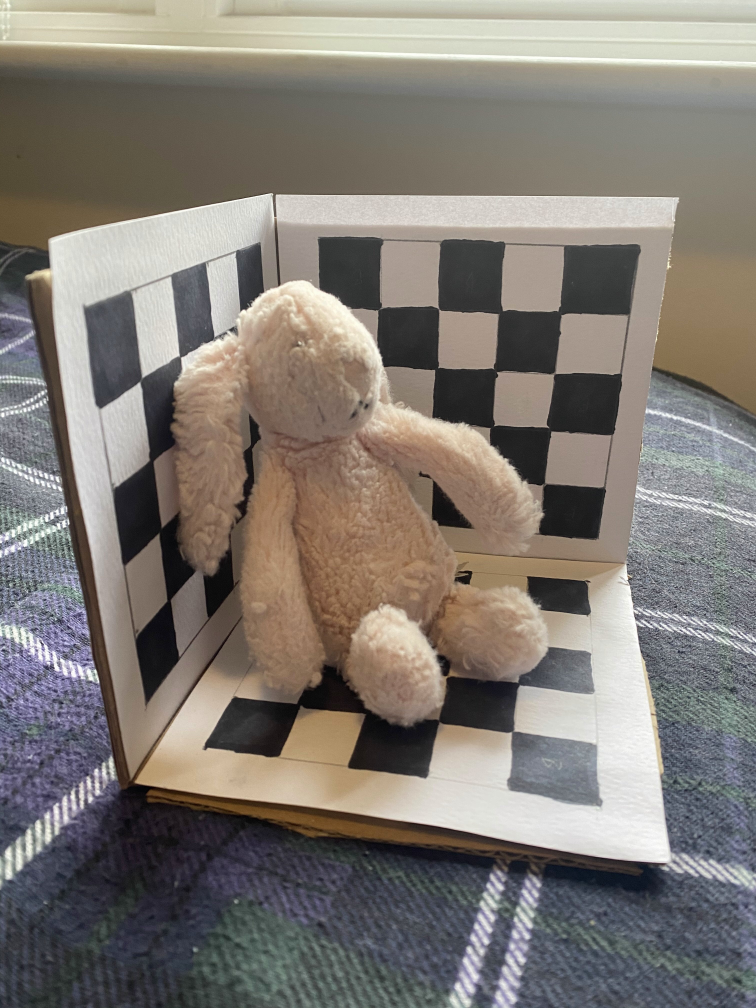
#> input picture Task_2_code/FD_01.jpg, 3024 x 4032 px (shown at 1/4 size)
$ python keypoints_WITH_GRID.py
#> lines starting #> are read from the running program, lines starting #| are printed output that depends on the picture; after the words box and inside, x2 and y2 are one past the last pixel; in counts of white or black regions, pixels touching at a corner belong together
import numpy as np
import cv2
from matplotlib import pyplot as plt

# read image
orgS = cv2.imread('FD_01.jpg')
#> orgS is the input picture: shape (4032, 3024, 3); mean B, G, R 115.5, 121.9, 128.1
# Resize image
img = cv2.resize(orgS, (400, 450))
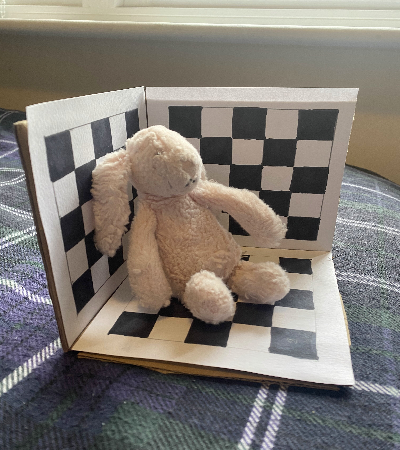
#> img: shape (450, 400, 3); mean B, G, R 115.4, 121.8, 128

## This is the SHI-TOMASI Corner Method
gray_img = cv2.cvtColor(img, cv2.COLOR_BGR2GRAY)
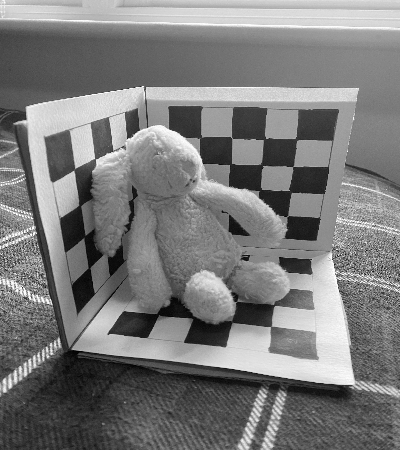
#> gray_img: shape (450, 400); min 0, max 255, mean 122.9

corners = cv2.goodFeaturesToTrack(gray_img, maxCorners=50, qualityLevel=0.02, minDistance=20)
#> corners = 50 rows, first 8: [127, 137], [143, 86], [46, 347], [73, 171], [265, 396], [72, 348], [338, 280], [96, 159]
corners = np.float32(corners)

for item in corners:
    x, y = item[0]
    cv2.circle(img, (x, y), 6, (0, 255, 0), -1)
#> this loop made 50 passes
#> (x, y) on passes 1 to 12: (127, 137), (143, 86), (46, 347), (73, 171), (265, 396), (72, 348), (338, 280), (96, 159), (26, 119), (20, 366), (248, 423), (34, 232)
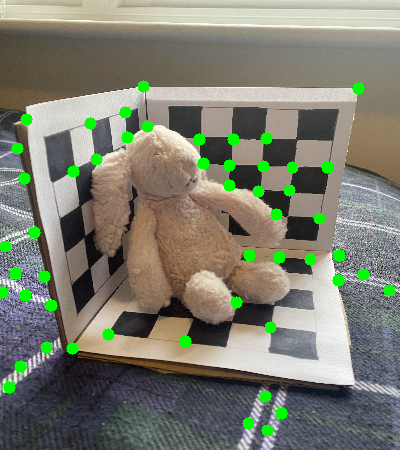
#> img: shape (450, 400, 3); 3.12% of pixels changed, all inside (x1, y1, x2, y2) = (0, 80, 396, 437)

# This is the ORB method
orb = cv2.ORB_create(nfeatures=2000)
kp, des = orb.detectAndCompute(gray_img, None)
#> kp = 1944 keypoints; strongest (x, y, size): (128, 136, 31), (96, 161, 31), (34, 233, 31), (144, 89, 31)

kp_img = cv2.drawKeypoints(img, kp, None, color=(0, 255, 0), flags=0)
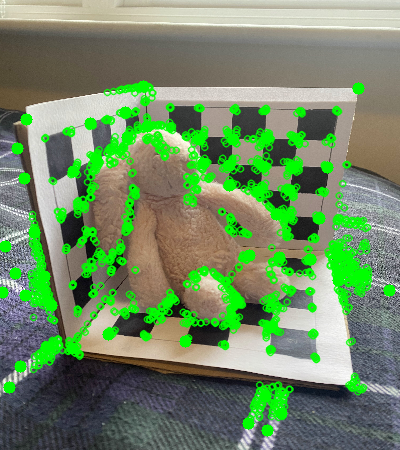
#> kp_img: shape (450, 400, 3); mean B, G, R 100.8, 139.6, 111.9

cv2.imshow('ORB', kp_img)
cv2.imshow('Shi-Tomasi', img)
cv2.waitKey(0)

$ run again, with Task_2_code/HG_03.jpg copied over Task_2_code/FD_01.jpg
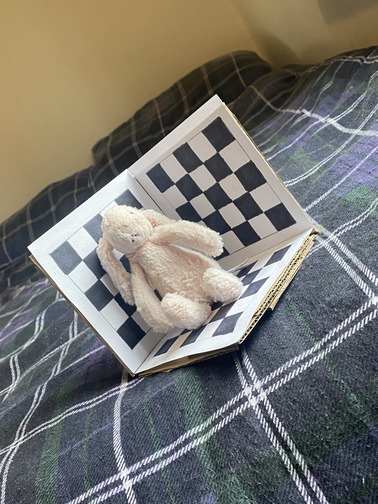
#> input picture Task_2_code/HG_03.jpg, 378 x 504 px
#> orgS is the input picture: shape (504, 378, 3); mean B, G, R 110.8, 116.7, 119
#> corners = 50 rows, first 8: [288, 275], [29, 220], [327, 443], [312, 198], [235, 224], [263, 197], [202, 399], [247, 154]
#> the loop `for item in corners:` made 50 passes
#> after the loop `for item in corners:`:
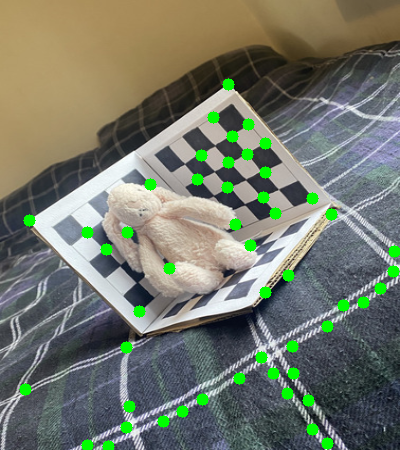
#> img: shape (450, 400, 3); mean B, G, R 106.5, 120.5, 114.9
#> kp = 1976 keypoints; strongest (x, y, size): (229, 85, 31), (228, 85, 44.6), (237, 222, 31), (288, 275, 31)
#> `kp_img = cv2.drawKeypoints(img, kp, None, color=(0, 255, 0), flags=0)`:
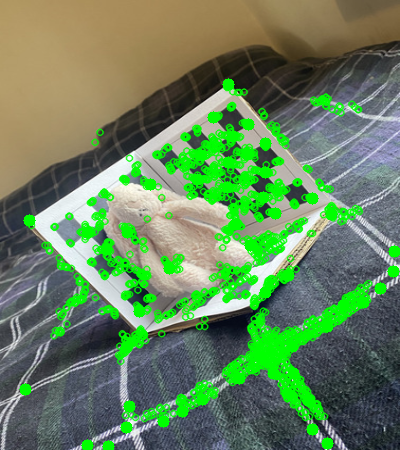
#> kp_img: shape (450, 400, 3); mean B, G, R 93.6, 132.9, 102.5

$ run again, with Task_2_code/HG_06.jpg copied over Task_2_code/FD_01.jpg
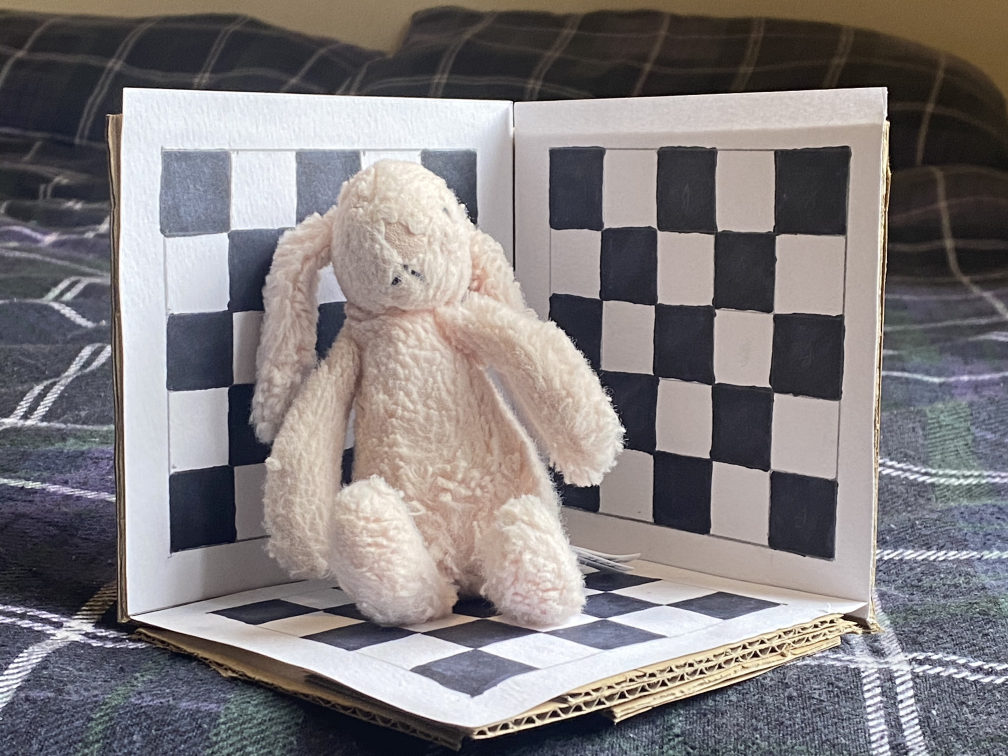
#> input picture Task_2_code/HG_06.jpg, 4032 x 3024 px (shown at 1/4 size)
#> orgS is the input picture: shape (3024, 4032, 3); mean B, G, R 125.3, 123.9, 128.7
#> corners = 50 rows, first 8: [274, 396], [351, 52], [49, 52], [330, 370], [233, 412], [299, 390], [192, 436], [255, 410]
#> the loop `for item in corners:` made 50 passes
#> after the loop `for item in corners:`:
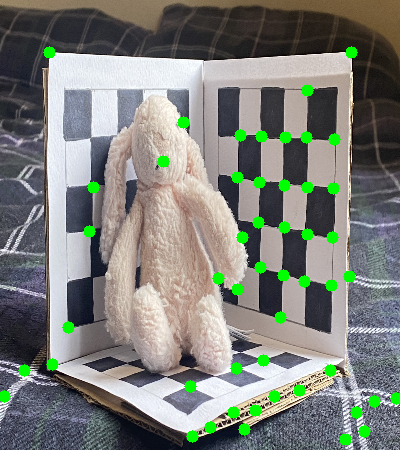
#> img: shape (450, 400, 3); mean B, G, R 121.2, 127.8, 124.4
#> kp = 1914 keypoints; strongest (x, y, size): (349, 52, 31), (351, 53, 31), (247, 414, 31), (237, 418, 31)
#> `kp_img = cv2.drawKeypoints(img, kp, None, color=(0, 255, 0), flags=0)`:
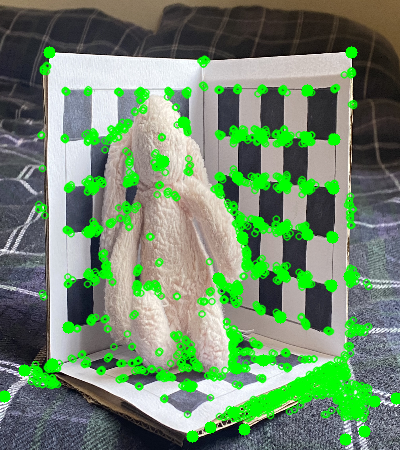
#> kp_img: shape (450, 400, 3); mean B, G, R 108.1, 139, 110.9

$ run again, with Task_2_code/HG_no_grid_01.jpg copied over Task_2_code/FD_01.jpg
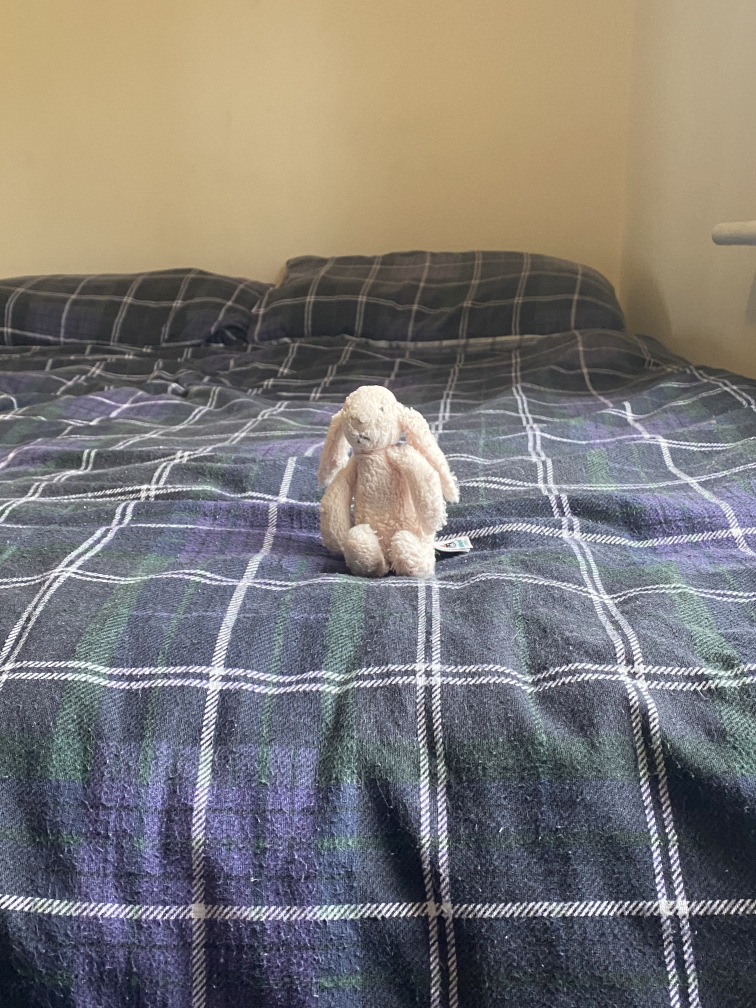
#> input picture Task_2_code/HG_no_grid_01.jpg, 3024 x 4032 px (shown at 1/4 size)
#> orgS is the input picture: shape (4032, 3024, 3); mean B, G, R 117.6, 120.5, 124.6
#> corners = 50 rows, first 8: [231, 246], [364, 442], [219, 300], [363, 402], [387, 407], [171, 411], [343, 356], [235, 361]
#> the loop `for item in corners:` made 50 passes
#> after the loop `for item in corners:`:
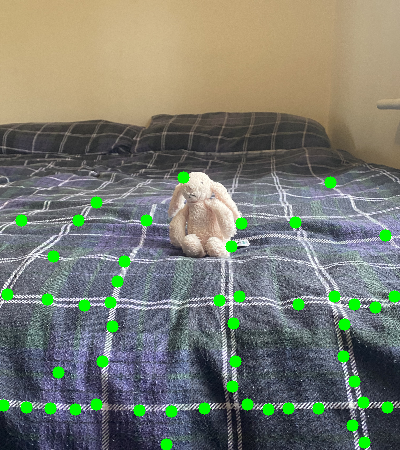
#> img: shape (450, 400, 3); mean B, G, R 112.9, 124.2, 120.3
#> kp = 1944 keypoints; strongest (x, y, size): (232, 246, 31), (233, 248, 37.2), (230, 245, 31), (357, 408, 31)
#> `kp_img = cv2.drawKeypoints(img, kp, None, color=(0, 255, 0), flags=0)`:
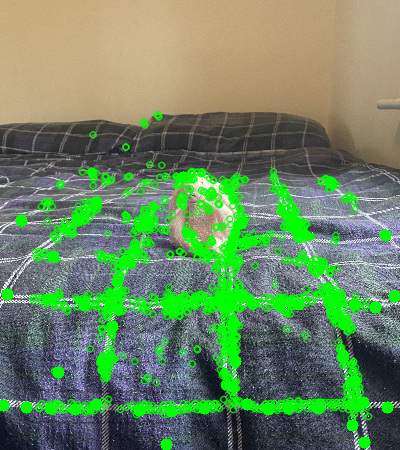
#> kp_img: shape (450, 400, 3); mean B, G, R 98.3, 136.3, 107
